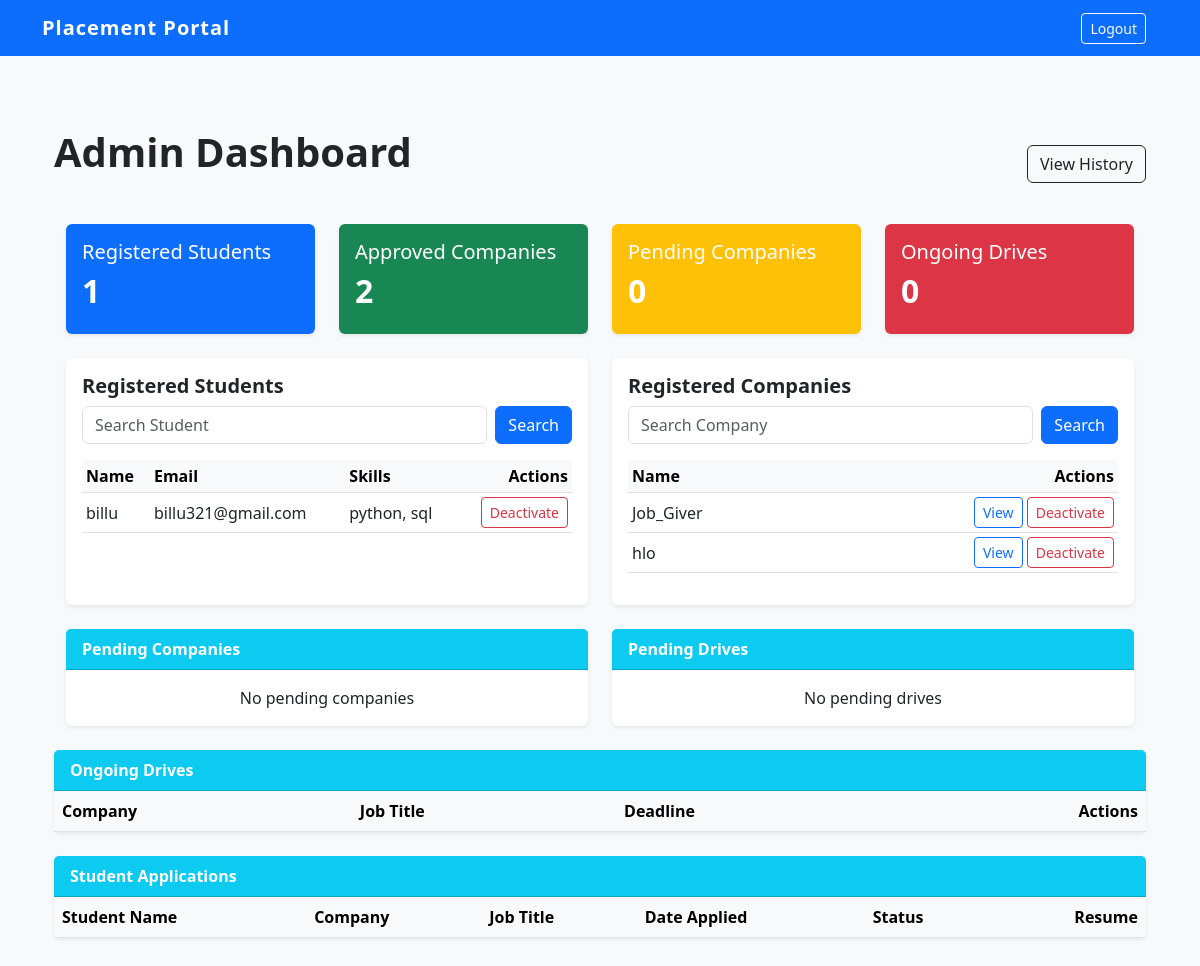
The app's page /admin_dashboard (signed in), older data.
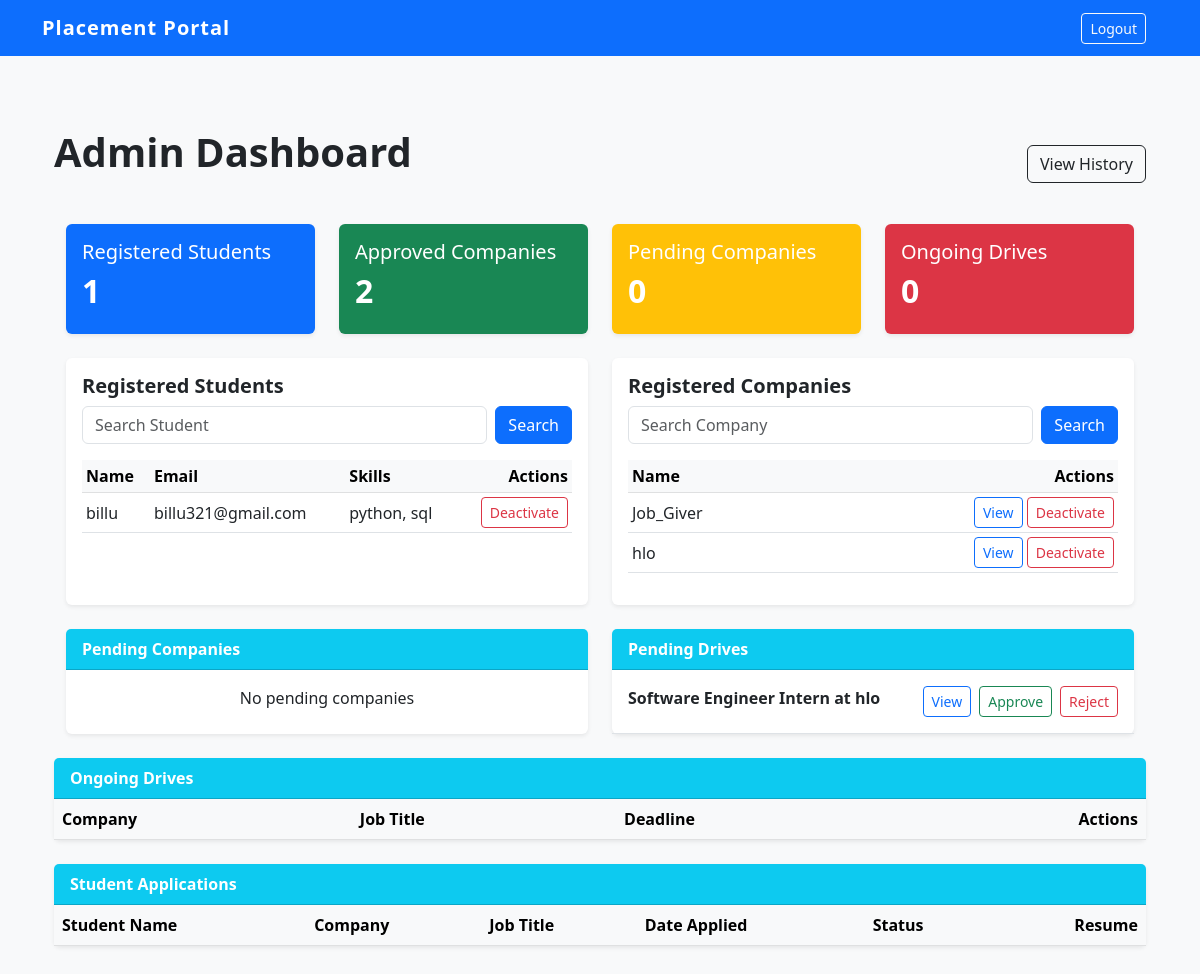
The same page, newer data.
### models.py (models this page shows)
class Student(db.Model):
    id = db.Column(db.Integer, primary_key=True)
    name = db.Column(db.String(50), nullable=False)
    email = db.Column(db.String(100), unique=True, nullable=False)
    password = db.Column(db.String(50), unique=True, nullable=False)
    skills = db.Column(db.String(200))
    resume_path = db.Column(db.String(200))
    is_active = db.Column(db.Boolean, default=True)
    applications = db.relationship('Application', backref='student', lazy=True, cascade="all, delete-orphan")

class Company(db.Model):
    id = db.Column(db.Integer, primary_key=True)
    name = db.Column(db.String(100), unique=True, nullable=False)
    email = db.Column(db.String(100), unique=True, nullable=False)
    password = db.Column(db.String(50), unique=True, nullable=False)
    website = db.Column(db.String(100))
    hr_contact = db.Column(db.String(15))
    description = db.Column(db.Text)
    status = db.Column(db.String(20), default='Pending')
    is_active = db.Column(db.Boolean, default=True)
    drives = db.relationship('PlacementDrive', backref='company', lazy=True, cascade="all, delete-orphan")

class PlacementDrive(db.Model):
    id = db.Column(db.Integer, primary_key=True)
    job_title = db.Column(db.String(100), nullable=False)
    description = db.Column(db.Text)
    eligibility= db.Column(db.Text)
    deadline = db.Column(db.String(20))
    status = db.Column(db.String(20), default='Pending')
    is_active = db.Column(db.Boolean, default=True)
    company_id = db.Column(db.Integer, db.ForeignKey('company.id'), nullable=False)
    applications = db.relationship('Application', backref='drive', lazy=True, cascade="all, delete-orphan")

### app.py (the view)
@app.route('/admin_dashboard')
def admin_dashboard():
    if session.get('role') != 'admin':
        return redirect(url_for('login'))
    student_search = request.args.get('student_search', '').strip()
    company_search = request.args.get('company_search', '').strip()
    stats = {
        'total_students': Student.query.filter(Student.is_active == True).count(),
        'total_companies': Company.query.filter(Company.is_active == True).count(),
        'pending_companies': Company.query.filter_by(status='Pending', is_active=True).count(),
    }
    student_query = Student.query
    if student_search:
        student_query = student_query.filter(Student.name.contains(student_search) | Student.id.contains(student_search))
    students = student_query.filter(Student.is_active == True).all()
    company_query = Company.query.filter_by(status = "Approved")
    if company_search:
        company_query = company_query.filter(Company.name.contains(company_search) | Company.id.contains(company_search))
    approved_companies = company_query.filter(Company.is_active == True).all()
    pending_companies = Company.query.filter_by(status='Pending', is_active=True).all()
    pending_drives = PlacementDrive.query.filter_by(status='Pending', is_active=True).all()
    ongoing_drives = PlacementDrive.query.filter_by(status='Approved', is_active=True).all()
    all_applications = Application.query.filter(Application.is_active == True).all()
    return render_template('admin/admin_dashboard.html',
                           student_search=student_search,
                           company_search=company_search,
                           stats=stats,
                           students=students,
                           approved=approved_companies,
                           pending=pending_companies,
                           pending_drives=pending_drives,
                           ongoing_drives=ongoing_drives,
                           applications=all_applications)

### app.py (called while the page is built)
@app.after_request
def add_header(response):
    response.headers['Cache-Control'] = 'no-store, no-cache, must-revalidate, post-check=0, pre-check=0, max-age=0'
    response.headers['Pragma'] = 'no-cache'
    response.headers['Expires'] = '-1'
    return response

### templates/admin/admin_dashboard.html (shortened to what the changed rows need)
{% extends 'base.html' %}
{% block content %}
<div class = "container-fluid py-4">
    <div class="d-flex justify-content-between align-items-center mb-4">
        <h1 class = "fw-bold mb-4">Admin Dashboard</h1>
    </div>
    <div class = "row mb-4">
        <div class = "col-md-3">
            <div class = "card bg-primary text-white shadow-sm p-3">
                <h2 class = "fw-bold">{{ stats.total_students }}</h2>
            </div>
        </div>
        <div class = "col-md-3">
            <div class = "card bg-success text-white shadow-sm p-3">
                <h2 class = "fw-bold">{{ stats.total_companies }}</h2>
            </div>
        </div>
        <div class = "col-md-3">
            <div class = "card bg-warning text-white shadow-sm p-3">
                <h2 class = "fw-bold">{{ stats.pending_companies }}</h2>
            </div>
        </div>
        <div class = "col-md-3">
            <div class = "card bg-danger text-white shadow-sm p-3">
                <h2 class = "fw-bold">{{ ongoing_drives|length }}</h2>
            </div>
        </div>
    </div>
    <div class = "row mb-4">
        <div class = "col-md-6">
            <div class = "card shadow-sm h-100">
                <div class = "card-body">
                    <div class = "overflow-auto" style = "max-height: 300px;">
                        <table class = "table table-sm align-middle">
                            <thead class = "table-light"><tr><th>Name</th><th>Email</th><th>Skills</th><th class = "text-end">Actions</th></tr></thead>
                            <tbody>
                                {% for s in students %}
                                <tr>
                                    <td>{{ s.name }}</td>
                                    <td>{{ s.email }}</td>
                                    <td>{{ s.skills }}</td>
                                    <td class = "text-end"><a href = "/deactivate/student/{{s.id}}" class = "btn btn-sm btn-outline-danger" onclick = "return confirm('Deactivate Student?')">Deactivate</a></td>
                                </tr>
                                {% endfor %}
                            </tbody>
                        </table>
                    </div>
                </div>
            </div>
        </div>
        <div class = "col-md-6">
            <div class = "card shadow-sm h-100">
                <div class = "card-body">
                    <div class = "overflow-auto" style = "max-height: 300px;">
                        <table class = "table table-sm align-middle">
                            <thead class = "table-light"><tr><th>Name</th><th class = "text-end">Actions</th></tr></thead>
                            <tbody>
                                {% for c in approved %}
                                <tr>
                                    <td>{{ c.name }}</td>
                                    <td class = "text-end">
                                        <button class = "btn btn-sm btn-outline-primary" data-bs-toggle="modal" data-bs-target="#companydetailsModal{{ c.id }}">View</button>
                                        <a href = "/deactivate/company/{{c.id}}" class = "btn btn-sm btn-outline-danger" onclick = "return confirm('Deactivate Company?')">Deactivate</a>
                                    </td>
                                </tr>
                                {% endfor %}
                            </tbody>
                        </table>
                    </div>
                </div>
            </div>
        </div>
    </div>
    <div class = "row mb-4">
        <div class = "col-md-6">
            <div class = "card shadow-sm h-100">
                <div class = "card-body p-0">
                    {% for d in pending_drives %}
                    <div class = "d-flex justify-content-between align-items-centre border-bottom p-3">
                        <span><strong>{{ d.job_title }} at {{ d.company.name }}</strong></span>
                        <div class = "d-flex gap-2">
                            <button class = "btn btn-sm btn-outline-primary" data-bs-toggle="modal" data-bs-target="#pendingdrivesModal{{ d.id }}">View</button>
                            <a href = "{{ url_for('approve_drive', id=d.id) }}" class = "btn btn-sm btn-outline-success" onclick = "return confirm('Approve Drive?')">Approve</a>
                            <a href = "{{ url_for('reject_drive', id=d.id) }}" class = "btn btn-sm btn-outline-danger text-black-end" onclick = "return confirm('Reject Drive?')">Reject</a>
                        </div>
                    </div>
                    {% else %}<p class = "text-center py-3 mb-0">No pending drives</p>{% endfor %}
                </div>
            </div>
        </div>
    </div>
    <div class = "card shadow-sm mb-4">
        <div class = "card-body p-0">
            <table class = "table table-hover align-middle mb-0">
                <thead class = "table-light">
                    <tr><th>Company</th><th>Job Title</th><th>Deadline</th><th class = "text-end">Actions</th></tr>
                </thead>
            </table>
        </div>
    </div>
    <div class = "card shadow-sm mb-4">
        <div class = "card-body p-0">
            <table class = "table table-hover align-middle mb-0">
                <thead class = "table-light">
                    <tr><th>Student Name</th><th>Company</th><th>Job Title</th><th>Date Applied</th><th>Status</th><th class = "text-end">Resume</th></tr>
                </thead>
            </table>
        </div>
    </div>
</div>
{% endblock %}

Row changes from the older to the newer data that the page shows:
added PlacementDrive: job_title "Software Engineer Intern", company.name "hlo"
Text that changed along with them:
text no longer shown: "No pending drives"
